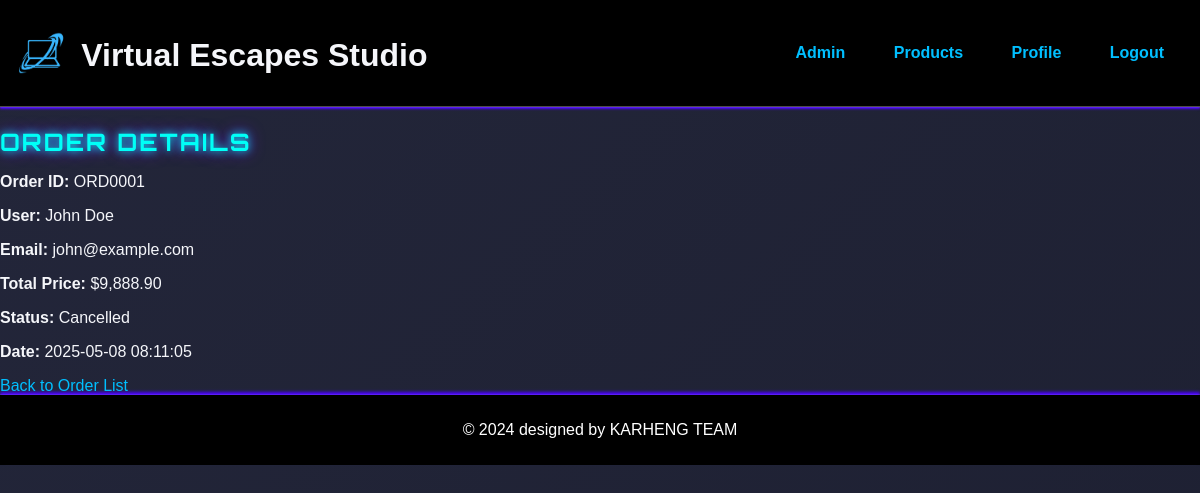
Screenshot of /admin/admin_order_detail.php?id=ORD0001 (signed in) with the database file from the repository.
### tables this page shows
CREATE TABLE `orders` (
  `Order_ID` char(7) NOT NULL,
  `User_ID` char(6) NOT NULL,
  `Total_Price` decimal(10,2) NOT NULL,
  `Status` varchar(20) NOT NULL,
  `Shipping_Cost` decimal(10,2) DEFAULT NULL,
  `Order_Quantity` varchar(10) DEFAULT NULL,
  `tax_amount` decimal(10,2) DEFAULT NULL,
  `subtotal` decimal(10,2) DEFAULT NULL,
  `created_at` timestamp NOT NULL DEFAULT current_timestamp()
);

CREATE TABLE `user` (
  `User_ID` char(6) NOT NULL,
  `Username` varchar(100) NOT NULL,
  `Gender` varchar(10) DEFAULT NULL,
  `Password` varchar(255) NOT NULL,
  `Birthday` date DEFAULT NULL,
  `Register_Date` datetime NOT NULL,
  `Email` varchar(100) NOT NULL,
  `Address` varchar(255) NOT NULL,
  `Status` varchar(20) NOT NULL DEFAULT 'Active'
);

### base.php (called while the page is built, shortened)
<?php
function getOrderDetails($conn, $Order_ID) {
    $stmt = $conn->prepare("
        SELECT o.*, u.Username, u.Email
        FROM orders o
        JOIN user u ON o.User_ID = u.User_ID
        WHERE o.Order_ID = ?
    ");
    $stmt->execute([$Order_ID]);
    return $stmt->fetch(PDO::FETCH_ASSOC);
}
?>

### admin/admin_order_detail.php (the view, shortened to what this page needs)
<?php
include '../includes/header.php';
include '../db.php';
include '../base.php';
$order = getOrderDetails($conn, $_GET['id']);
?>
<h2>Order Details</h2>
<p><strong>Order ID:</strong> <?= htmlspecialchars($order['Order_ID']) ?></p>
<p><strong>User:</strong> <?= htmlspecialchars($order['Username']) ?></p>
<p><strong>Email:</strong> <?= htmlspecialchars($order['Email']) ?></p>
<p><strong>Total Price:</strong> $<?= number_format($order['Total_Price'], 2) ?></p>
<p><strong>Status:</strong> <?= htmlspecialchars($order['Status']) ?></p>
<p><strong>Date:</strong> <?= htmlspecialchars($order['created_at']) ?></p>
<a href="admin_orders.php">Back to Order List</a>
<?php
include '../includes/footer.php';
?>

### rows the page displays
orders: Order_ID "ORD0001", User_ID.Username "John Doe", User_ID.Email "john@example.com", Total_Price "9,888.90", Status "Cancelled", created_at "2025-05-08 08:11:05"
